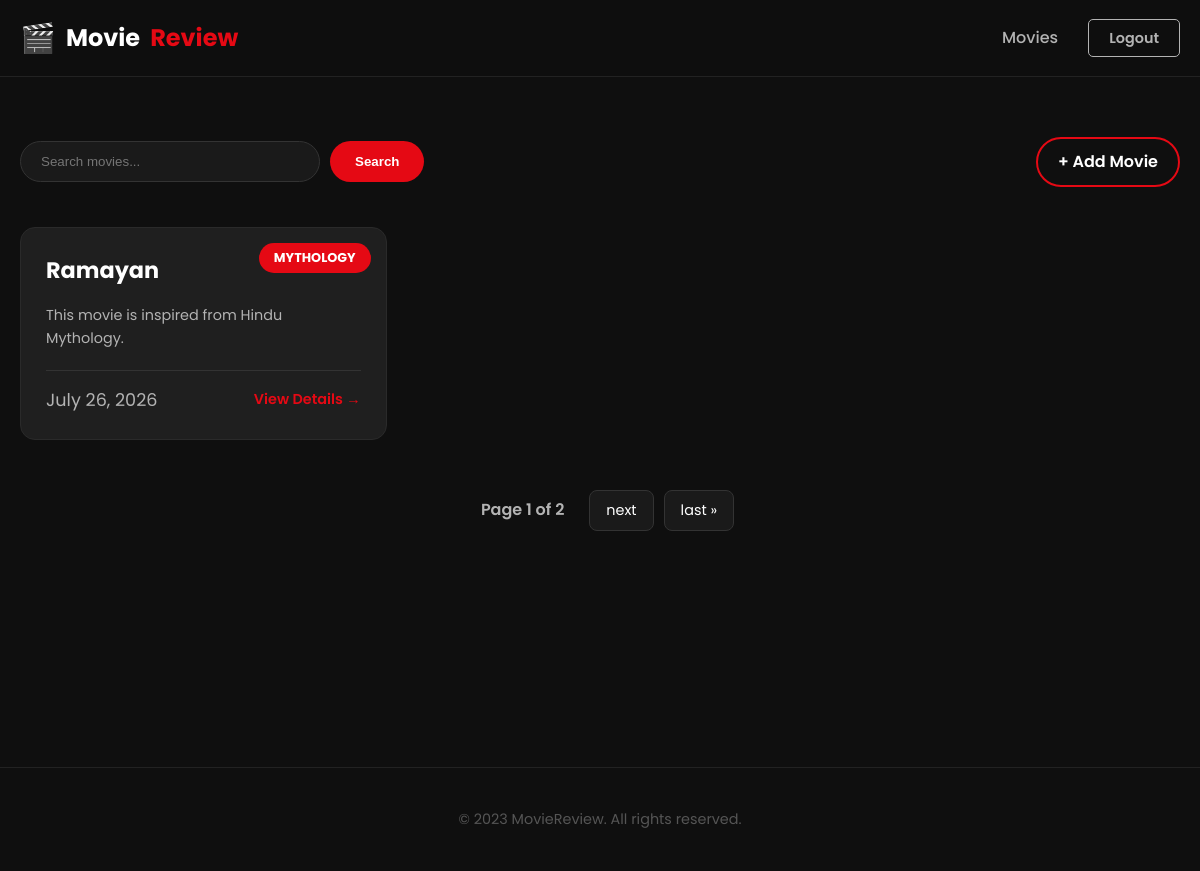
The page /movies (signed in) on the database its author committed.
### core/models.py (models this page shows, shortened)
class Movie(models.Model):
    title = models.CharField(max_length=100)
    description = models.TextField()
    genre = models.ForeignKey(Genre,on_delete=models.CASCADE,related_name="movies")
    released_date = models.DateField()

class Genre(models.Model):
    name = models.CharField(max_length=100,unique=True)
    def __str__(self):
        return self.name

### core/views.py (the view)
# urls.py: path("movies",movies_view,name="movies"),
def movies_view(request):
    query = request.GET.get('q')
    movies = Movie.objects.all()
    if query:
        movies = Movie.objects.filter(Q(title__icontains=query) | Q(description__icontains=query))
    p = Paginator(movies,1)
    p_number = request.GET.get('page')
    p_obj = p.get_page(p_number)
    return render(request,"main/movies.html",{"query":query,"p_obj":p_obj})

### templates/main/movies.html (shortened to what this page needs)
{% extends "base.html" %}
{% block content %}
    <div class="movies-container">
        <div class="add-movies">
            <div class="search-section">
                <form method="get" class="search-form">
                    <input type="text" name="q" id="searchbar" placeholder="Search movies..." value="{{request.GET.q}}">
                    <button type="submit">Search</button>
                </form>
            </div>
            <a href="{% url 'add_movie' %}" class="btn-add">+ Add Movie</a>
        </div>
        <div class="movies-grid">
            {% for movie in p_obj %}
                <div class="movies-card">
                    <div class="genre-badge">{{movie.genre}}</div>
                    <div class="card-body">
                        <h1>{{movie.title}}</h1>
                        <p>{{movie.description}}</p>
                        <div class="card-footer">
                            <span class="release-date">{{movie.released_date}}</span>
                            <a href="{% url 'details' movie.id %}" class="view-details">View Details →</a>
                        </div>
                    </div>
                </div>
            {% empty %}
                <div class="no-results">
                    <p>🎬 No movies found. Try a different search!</p>
                </div>
            {% endfor %}
        </div>
        <div class="pagination">
            <span class="step-links">
                <span class="current">
                    Page {{p_obj.number}} of {{p_obj.paginator.num_pages}}
                </span>
                {% if p_obj.has_next %}
                    <a href="?page={{p_obj.next_page_number}}&q={{request.GET.q}}">next</a>
                    <a href="?page={{p_obj.paginator.num_pages}}&q={{request.GET.q}}">last &raquo;</a>
                {% endif %}
            </span>
        </div>
    </div>
{% endblock %}

### static/css/styles.css (style rules this page uses)
:root { --primary-color: #e50914; --bg-color: #0f0f0f; --header-bg: rgba(15, 15, 15, 0.85); --text-main: #ffffff; --text-dim: #b3b3b3; --transition: all 0.3s ease; }
* { box-sizing: border-box; margin: 0; padding: 0; }
body { background-color: var(--bg-color); color: var(--text-main); font-family: 'Poppins', sans-serif; line-height: 1.6; }
.movies-container { max-width: 1200px; margin: 40px auto; padding: 0 20px; }
.add-movies { display: flex; justify-content: space-between; align-items: center; margin-bottom: 40px; gap: 20px; }
.search-form { display: flex; gap: 10px; }
#searchbar { padding: 12px 20px; width: 300px; border-radius: 30px; border: 1px solid #333; background: #1a1a1a; color: white; outline: none; transition: all 0.3s ease; }
.search-form button { background: var(--primary-color); color: white; border: none; padding: 10px 25px; border-radius: 30px; cursor: pointer; font-weight: 600; transition: 0.3s; }
.btn-add { background: transparent; color: white; border: 2px solid var(--primary-color); padding: 10px 20px; border-radius: 30px; text-decoration: none; font-weight: 600; transition: 0.3s; }
.movies-grid { display: grid; grid-template-columns: repeat(auto-fill, minmax(300px, 1fr)); gap: 30px; margin-bottom: 50px; }
.movies-card { background: #1f1f1f; border-radius: 15px; position: relative; overflow: hidden; transition: all 0.3s ease; border: 1px solid #2a2a2a; display: flex; flex-direction: column; }
.genre-badge { position: absolute; top: 15px; right: 15px; background: var(--primary-color); color: white; font-size: 0.7rem; font-weight: 700; padding: 4px 12px; border-radius: 20px; text-transform: uppercase; z-index: 1; }
.card-body { padding: 25px; display: flex; flex-direction: column; height: 100%; }
.movies-card h1 { font-size: 1.4rem; margin-bottom: 15px; color: white; }
.movies-card p { color: var(--text-dim); font-size: 0.9rem; line-height: 1.6; margin-bottom: 20px; flex-grow: 1; display: -webkit-box; -webkit-line-clamp: 3; -webkit-box-orient: vertical; overflow: hidden; }
.card-footer { display: flex; justify-content: space-between; align-items: center; border-top: 1px solid #333; padding-top: 15px; }
.release-date { font-size: 0.8rem; color: #777; }
.view-details { color: var(--primary-color); text-decoration: none; font-weight: 600; font-size: 0.9rem; transition: 0.3s; }
.pagination { display: flex; justify-content: center; margin-bottom: 100px; }
.step-links { display: flex; align-items: center; gap: 10px; }
.step-links a { background: #1a1a1a; color: white; text-decoration: none; padding: 8px 16px; border-radius: 8px; font-size: 0.9rem; transition: 0.3s; border: 1px solid #333; }
.current { color: var(--text-dim); font-weight: 600; padding: 0 15px; }
.genre-badge { background: var(--primary-color); color: white; padding: 5px 15px; border-radius: 20px; font-size: 0.8rem; font-weight: bold; text-transform: uppercase; }
.release-date { color: var(--text-dim); font-size: 1.1rem; }

### rows shown on the page
Movie: genre "MYTHOLOGY", title "Ramayan", description "This movie is inspired from Hindu Mythology.", released_date "July 26, 2026"

### other values the page prints
{{ p_obj.number }} "1"
{{ p_obj.paginator.num_pages }} "2"
